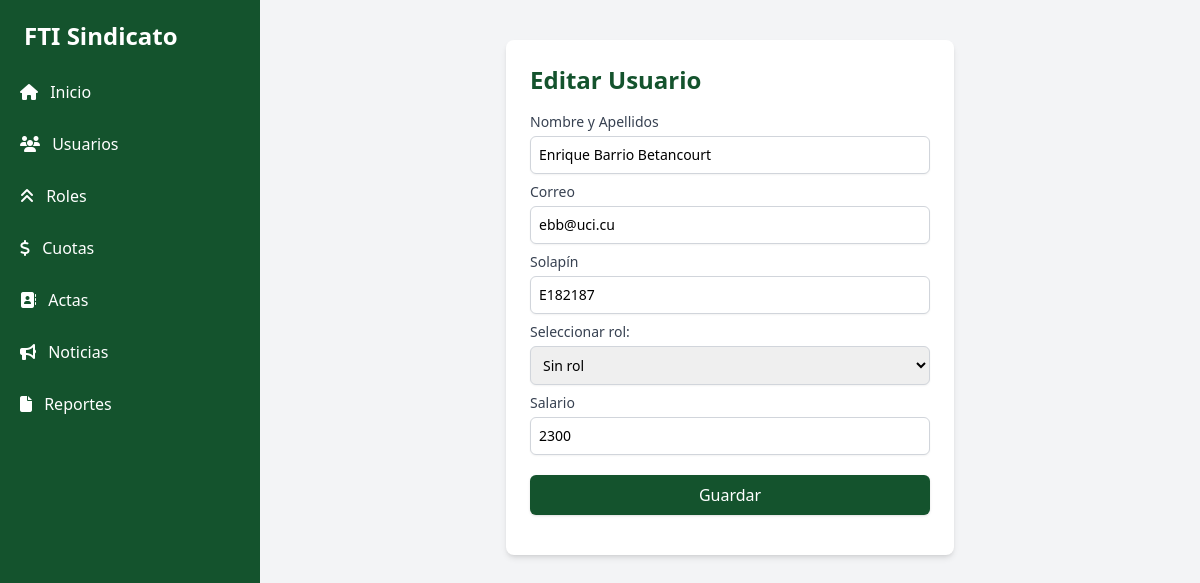
/editar/usuario/1, run on the app's committed database.
### usuarios/models.py (models this page shows, shortened)
class Usuario(AbstractUser):
    solapin = models.CharField(max_length=7,unique=True)
    roll = models.ForeignKey(Roll, on_delete=models.CASCADE, related_name='usuarios',null=True)
    salario = models.PositiveIntegerField(default=0)

### usuarios/views.py (the view)
# urls.py: path('editar/usuario/<pk>',crear_usuario,name='editar_usuario'),
def crear_usuario(request,pk=None):
    usuario = None
    roles = Roll.objects.all()
    if pk:
        usuario = Usuario.objects.get(pk=pk)
    if request.method == "POST":
        nombre = request.POST['nombre']
        solapin = request.POST['solapin']
        correo = request.POST['correo']
        if not usuario:
            password = request.POST['password']
        else:
            try:
                pk_rol = request.POST['rol']
                rol = Roll.objects.get(pk=pk_rol)
                print(rol)
            except:
                rol = None
        salario = request.POST['salario']
        username = correo.split('@')[0]
        if usuario:
            usuario.first_name = nombre
            usuario.solapin = solapin
            usuario.email = correo
            usuario.salario = salario
            usuario.username = username
            if rol:
                usuario.roll = rol
            else:
                usuario.roll = None
            usuario.save()
        else:
            Usuario.objects.create_user(
                first_name = nombre,
                solapin = solapin,
                email = correo,
                password = password,
                salario = salario,
                username = username,
            )
        return redirect('usuarios')
    else:
        return render(request,'crear_usuario.html',{'usuario':usuario,'roles':roles})

### templates/crear_usuario.html (shortened to what this page needs)
{% extends "base.html" %}
{% load static %}
{% block content %}
<div class="block w-full">
<div class="max-w-md mx-auto w-full mt-10 bg-white p-6 rounded-lg shadow-md">
  <h2 class="text-2xl font-bold text-green-900 mb-4">{% if usuario %}Editar{% else %}Añadir{% endif %} Usuario</h2>
  <form action="#" method="POST" class="w-full">
    <div class='mt-2'>
      <label for="nombre" class="block text-sm font-medium text-gray-700">Nombre y Apellidos</label>
      <input value="{% if usuario %}{{usuario.first_name}}{% endif %}" type="text" id="nombre" name="nombre" class="mt-1 block w-full border border-gray-300 rounded-md shadow-sm focus:ring-green-500 focus:border-green-500 sm:text-sm p-2" placeholder="Nombre y Apellidos" required>
    </div>
    <div class='mt-2'>
      <label for="correo" class="block text-sm font-medium text-gray-700">Correo</label>
      <input value="{% if usuario %}{{usuario.email}}{% endif %}" type="email" id="correo" name="correo" class="mt-1 block w-full border border-gray-300 rounded-md shadow-sm focus:ring-green-500 focus:border-green-500 sm:text-sm p-2" placeholder="ejemplo@correo.com" required>
    </div>
    <div class='mt-2'>
      <label for="solapin" class="block text-sm font-medium text-gray-700">Solapín</label>
      <input value="{% if usuario %}{{usuario.solapin}}{% endif %}" type="text" id="solapin" name="solapin" class="mt-1 block w-full border border-gray-300 rounded-md shadow-sm focus:ring-green-500 focus:border-green-500 sm:text-sm p-2" placeholder="Ejemplo: 1234567" required>
    </div>
    {% if usuario %}
    <div class='mt-2'>
    <label for="rol" class="block text-sm font-medium text-gray-700">Seleccionar rol:</label>
    <select name='rol' id='rol' class="mt-1 block w-full border border-gray-300 rounded-md shadow-sm focus:ring-green-500 focus:border-green-500 sm:text-sm p-2">
        <option class="text-gray-700" value="">Sin rol</option>
    </select>
    </div>
    {% endif %}
    <div class='mt-2'>
      <label for="salario" class="block text-sm font-medium text-gray-700">Salario</label>
      <input value="{% if usuario %}{{usuario.salario}}{% endif %}" type="number" id="salario" name="salario" class="mt-1 block w-full border border-gray-300 rounded-md shadow-sm focus:ring-green-500 focus:border-green-500 sm:text-sm p-2" placeholder="Ejemplo: 50000" required>
    </div>
    <div class='mt-5'>
      <button type="submit" class="w-full bg-green-900 text-white py-2 px-4 rounded-md shadow hover:bg-green-700 focus:outline-none focus:ring-2 focus:ring-green-500 focus:ring-offset-2">Guardar</button>
    </div>
  </form>
</div>
</div>
{% endblock content %}

### data on the page
Usuario: nombre "Enrique Barrio Betancourt", correo "ebb@uci.cu", solapin "E182187", salario "2300"
